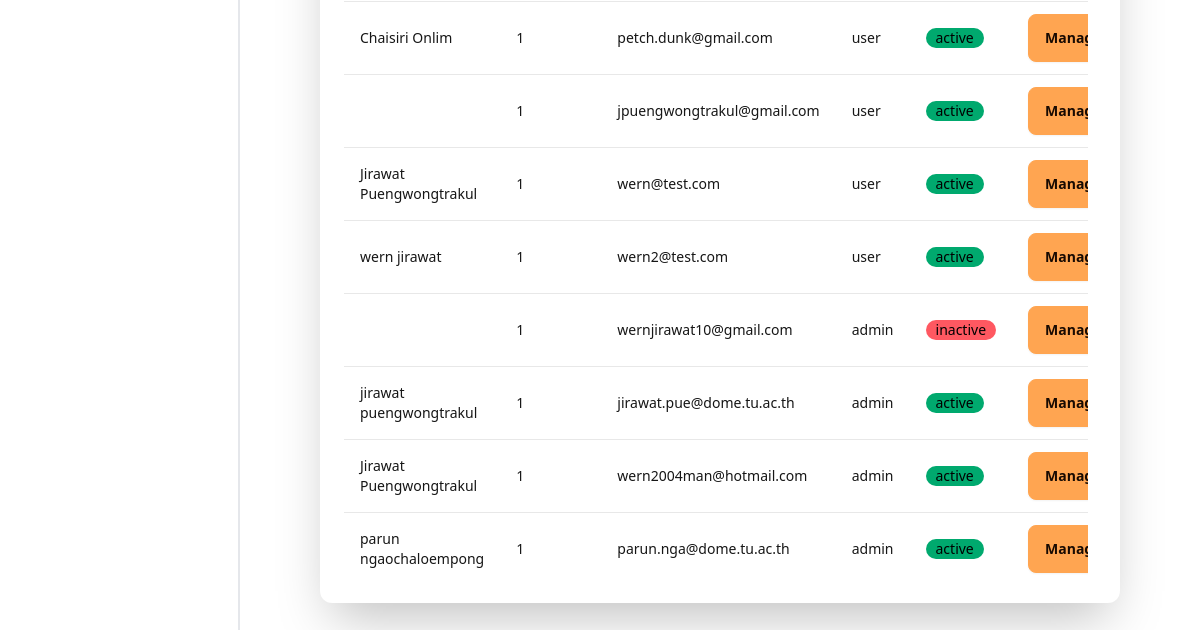
/solar-system/users_management/ (lower part), run on an earlier commit of the app's database.
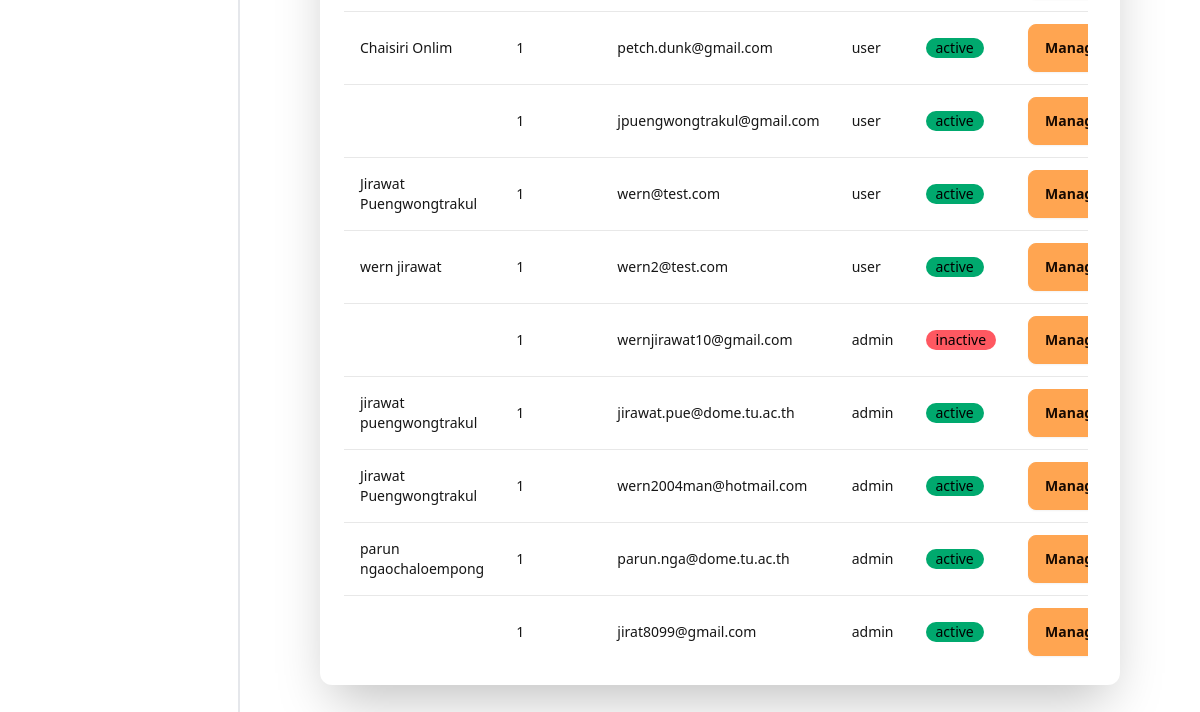
And on a later commit of the database.
### authentication/models.py (models this page shows, shortened)
class CustomUser(models.Model):
    user = models.OneToOneField(User, on_delete=models.CASCADE, related_name='custom')
    role = models.CharField(
    max_length=20,
    choices=[(tag.value[0], tag.value[1]) for tag in RoleEnum],
    default=RoleEnum.USER.value[0],
    )
    status = models.CharField(
    max_length=20,
    choices=[(tag.value[0], tag.value[1]) for tag in StatusEnum],
    default=StatusEnum.ACTIVE.value[0],
    )
    display_name = models.CharField(max_length=150, blank=True, null=True)
    profile_image = models.ImageField(upload_to='profile_images/', blank=True, null=True)

### myadmin/views.py (the view)
# urls.py: path('users_management/', views.users_management, name='users_management'),
def users_management(request):
    users = CustomUser.objects.all()
    context = {'users': users}
    return render(request, 'users_management.html', context=context)

### myadmin/context_processors.py (called while the page is built, shortened)
def global_user_context(request):
    return {}

### myadmin/templates/users_management.html (shortened to what this page needs)
{% extends 'base.html' %} {% load static %}
block content %} {% block content %}
<div class="overflow-x-auto overflow-y-auto mt-8" style="max-height: calc(100% - 80px)">
  <table class="table">
    <tbody>
      {% for customuser in users %}
      <tr class="hover:bg-base-300">
        <td>{{customuser.user.first_name}} {{customuser.user.last_name}}</td>
        <td>1</td>
        <td>{{customuser.user.email}}</td>
        <td>{{customuser.role}}</td>
        <td>
          <div class="badge {% if customuser.status == 'active' %}badge-success{% else %}badge-error{% endif %}">
            {{customuser.status}}</div>
        </td>
        <td>
          <a href="{% url 'users_management_manage' user_id=customuser.id %}" class="btn btn-soft btn-accent">Manage</a>
        </td>
      </tr>
      {% endfor %}
    </tbody>
  </table>
</div>
{% endblock %}

What changed in the data, as far as the page shows it:
added CustomUser: user.email "jirat8099@gmail.com", role "admin", status "active"
